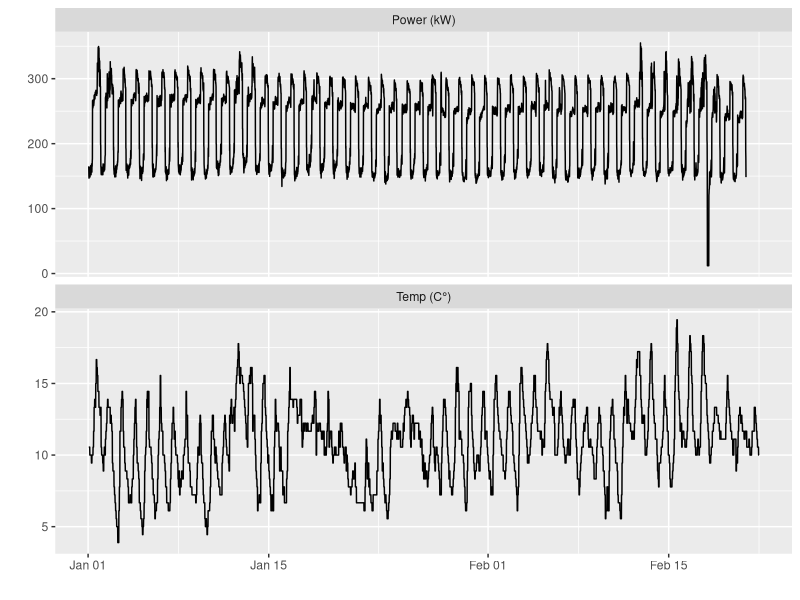
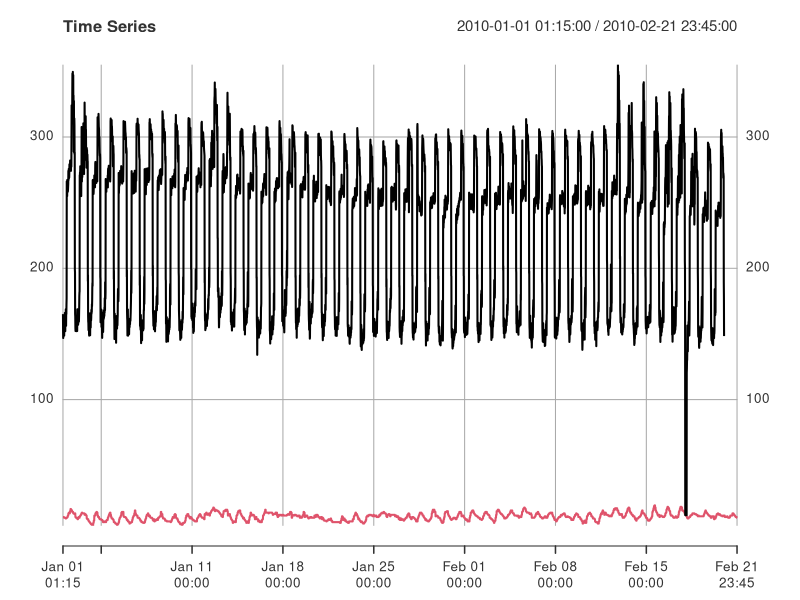
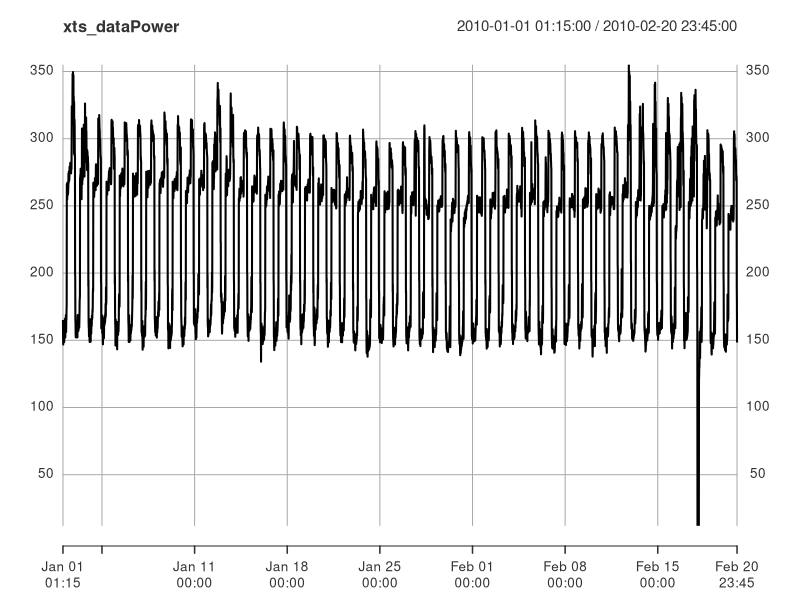
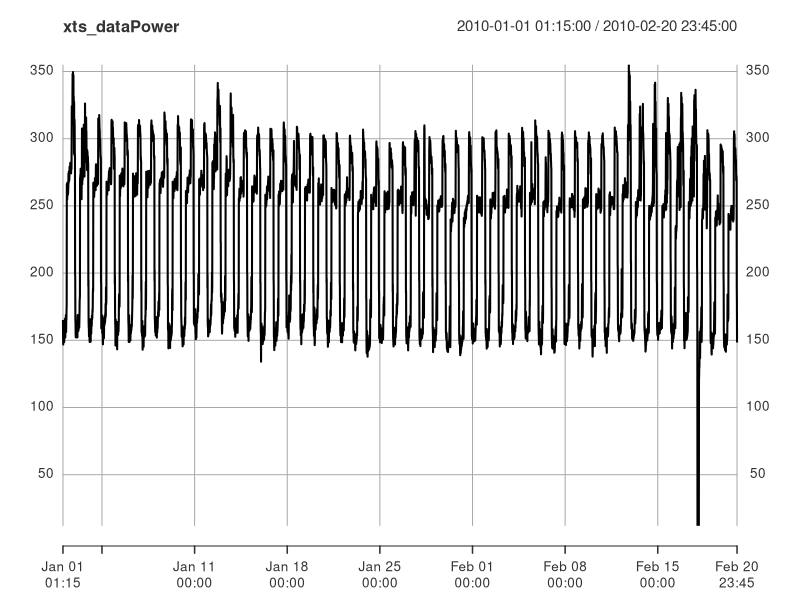
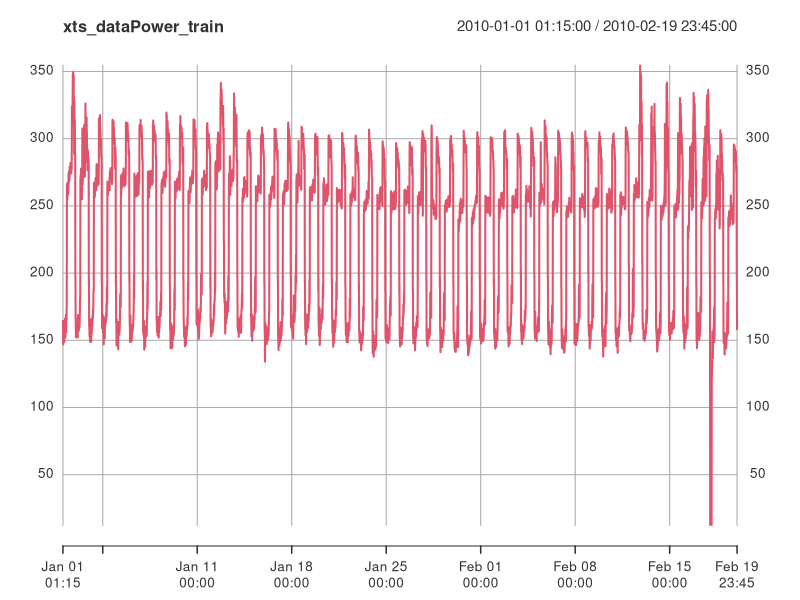
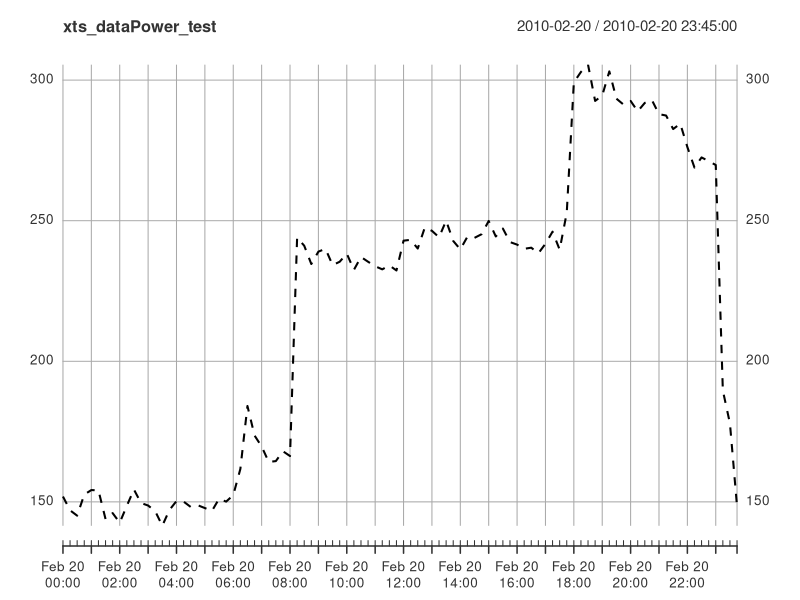
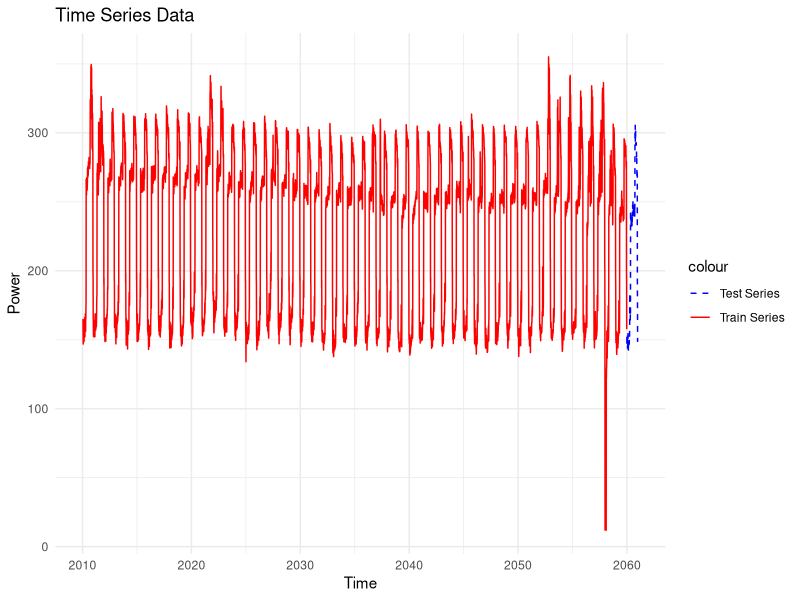

Write the R code that produced these figures, in order. (Note: this script raises an error after producing the figures.)
## ---- chunk 1
options(repos = c(CRAN = "https://cloud.r-project.org/"))

knitr::opts_chunk$set(echo = FALSE, message = FALSE, warning = FALSE)
## ---- chunk 2
#install.packages("forecast")
#install.packages("readxl")
#install.packages("xts")
#install.packages("randomForest")

#library(forecast)
library(readxl)
library(xts)
library(randomForest)
library(ggfortify)
library(ggplot2)
## ---- chunk 3
data <- read_excel("2023-11-Elec-train.xlsx", sheet = 1, col_types = c("text", "numeric", "numeric"))
head(data)
## ---- chunk 4
data$Timestamp[data$Timestamp == "40179.052083333336"] <- "1/1/2010 1:15"
# Check the update
head(data)
## ---- chunk 5
data$Timestamp <- as.POSIXct(data$Timestamp, format = "%m/%d/%Y %H:%M")
# View the parsed data
head(data)
## ---- chunk 6
summary(data)
## ---- chunk 7
data$"Power (kW)"[data$"Power (kW)" == 0] <- 12
#Check the update.
summary(data)
## ---- chunk 8
# Create a sequence of time stamps every 15 minutes
start_time <- as.POSIXct("2010-01-01 01:15")
end_time <- as.POSIXct("2010-02-21 23:45")
time_index <- seq(from = start_time, to = end_time, by = "15 min")
# Observations
observations <- data[,-1]
xts_data <- xts(observations, order.by = time_index)
#Check the structure
str(xts_data)
## ---- chunk 9
autoplot(xts_data)
## ---- chunk 10
plot(xts_data, , main = "Time Series")
## ---- chunk 11
observationsPower <- observations[1:(nrow(observations) - 96),1]
end_timePower <- as.POSIXct("2010-02-20 23:45")
time_indexPower <- seq(from = start_time, to = end_timePower, by = "15 min")
xts_dataPower <- xts(observationsPower, order.by = time_indexPower)
head(xts_dataPower)
#Plot the TS
plot(xts_dataPower)
## ---- chunk 12
observationsPower_train <- observations[1:(nrow(observations) - 96*2),1]
end_timePower_train <- as.POSIXct("2010-02-19 23:45")

#One period is missing / to forecast for Power (kw)
observationsPower_test <- observations[(nrow(observations) - 96*2 + 1):(nrow(observations)- 96),1]
start_timePower_test = end_timePower + (- 96 + 1)*60*15

time_indexPower_train <- seq(from = start_time, to = end_timePower_train, by = "15 min")
xts_dataPower_train <- xts(observationsPower_train, order.by = time_indexPower_train)

time_indexPower_test <- seq(from = start_timePower_test, to = end_timePower, by = "15 min")
xts_dataPower_test <- xts(observationsPower_test, order.by = time_indexPower_test)
## ---- chunk 13
#Plot the TS
plot(xts_dataPower)
plot(xts_dataPower_train,col=2)
plot(xts_dataPower_test,lty=2)
## ---- chunk 14
frequency = 24*60/15

ts=ts(coredata(xts_data[,1]),start=c(2010,5),frequency=frequency)

ts_Power=ts(coredata(xts_dataPower),start=c(2010,5),frequency=frequency)

ts_Power_train=ts(coredata(xts_dataPower_train),start=c(2010,5),frequency=frequency)
ts_Power_test=ts(coredata(xts_dataPower_test),start=c(2010,5+(nrow(observations)- frequency*2)),frequency=frequency)

#autoplot (ts_Power_test, series = "ts_Power", lty=2)+
#  autolayer (ts_Power_train, series = "ts_Power_train")
## ---- chunk 15
df_Power_test <- as.data.frame(ts_Power_test)
df_Power_train <- as.data.frame(ts_Power_train)

# Add a column for the time
df_Power_test$Time <- time(ts_Power_test)
df_Power_train$Time <- time(ts_Power_train)

# Plot using ggplot2, adding both time series
ggplot() +
  geom_line(data = df_Power_test, aes(x = Time, y = ts_Power_test, color = "Test Series"), linetype = "dashed") +
  geom_line(data = df_Power_train, aes(x = Time, y = ts_Power_train, color = "Train Series")) +
  labs(title = "Time Series Data", x = "Time", y = "Power") +
  scale_color_manual(values = c("Test Series" = "blue", "Train Series" = "red")) +
  theme_minimal()
## ---- chunk 16
ggseasonplot(ts, polar=TRUE)
## ---- chunk 17
ggseasonplot(ts_Power, polar=TRUE)
## ---- chunk 18
acf(ts_Power)
## ---- chunk 19
model_hw <- HoltWinters(ts_Power_train,seasonal="additive")
prev_hw<-predict(model_hw,n.ahead=frequency)
plot(ts_Power_test, lty=2)
lines(prev_hw, col=2, lty=2)

cat('HW :',sqrt(mean((prev_hw-ts_Power_test)^2)), '\n')
## ---- chunk 20
hw_model <- HoltWinters(ts_Power,seasonal="additive")
prev<-predict(hw_model,n.ahead=frequency)
plot(ts, lty=2)
lines(prev,col=2)
## ---- chunk 21
# Implementation of cross validation

#We extract the final test set training and test set_
start_train = c(2010,5)
end_train = c(2010,5+(nrow(observationsPower_train)))
start_Power_test = c(2010,5+(nrow(observationsPower_train))+1)
end_Power_test = c(2010,5+(nrow(observationsPower_train))+1+96)
ts_Power_train_cv=window(ts_Power,start=start_train, end=end_train)
ts_Power_test_temp=window(ts_Power,start=start_Power_test, end=end_Power_test)


#We will now forecast one day using all the previous observations
forecasting_1=NULL
forecasting_2=NULL

nb_iter=10
for (step in 0:(nb_iter-1)){
    start_train = c(2010,5)
    end_train = c(2010,5+(nrow(observationsPower_train)-96*step))
    ts_Power_train_cv=window(ts_Power,start=start_train, end=end_train)
    model_hw_cv <- HoltWinters(ts_Power_train_cv,seasonal="additive")
    forecasting_1=c(predict(model_hw_cv,n.ahead=96),forecasting_1)
}

f_true = window(ts_Power,start=c(2010,5+(nrow(observationsPower_train)-frequency*step)), end=c(2010,5+(nrow(observationsPower_train)-96*step)+nb_iter*frequency-1))

f1=ts(forecasting_1,start=end_train,frequency = 96)
autoplot (ts_Power, series = "ts_Power", lty=2, col=1) + autolayer (f1)
## ---- chunk 22
cat('RMSE for additive HW without damping:',100*mean(abs(forecasting_1-f_true)/f_true),'\n')
## ---- chunk 23
model_arima_auto = auto.arima (ts_Power_train)
summary(model_arima_auto)
## ---- chunk 24
# CV

#We extract the final test set training and test set_
start_train = c(2010,5)
end_train = c(2010,5+(nrow(observationsPower_train)))
start_Power_test = c(2010,5+(nrow(observationsPower_train))+1)
end_Power_test = c(2010,5+(nrow(observationsPower_train))+1+96)
ts_Power_train_cv=window(ts_Power,start=start_train, end=end_train)
ts_Power_test_temp=window(ts_Power,start=start_Power_test, end=end_Power_test)

#We will now forecast one day using all the previous observations
forecasting_1=NULL
forecasting_SARIMA_auto=NULL

nb_iter=5
for (step in 0:(nb_iter-1)){
    start_train = c(2010,5)
    end_train = c(2010,5+(nrow(observationsPower_train)-frequency*step))
    ts_Power_train_cv=window(ts_Power,start=start_train, end=end_train)
    
    model_hw_cv <- HoltWinters(ts_Power_train_cv,seasonal="additive")
    model_SARIMA_auto_cv <- auto.arima (ts_Power_train_cv)
    
    forecasting_1=c(predict(model_hw_cv,n.ahead=frequency),forecasting_1)
    forecasting_SARIMA_auto=c(predict(model_SARIMA_auto_cv,n.ahead=frequency)$pred,forecasting_SARIMA_auto)
    
}

f_true = window(ts_Power,start=c(2010,5+(nrow(observationsPower_train)-frequency*step)), end=c(2010,5+(nrow(observationsPower_train)-96*step)+nb_iter*frequency-1))
## ---- chunk 25
cat('RMSE for additive HW without damping:',100*mean(abs(forecasting_1-f_true)/f_true),'\n')
cat('RMSE for SARIMA auto:',100*mean(abs(forecasting_SARIMA_auto-f_true)/f_true),'\n')
## ---- chunk 26
model_arima_auto %>% residuals() %>% ggtsdisplay()
## ---- chunk 27
ggtsdisplay (ts_Power_train)
ggtsdisplay (ts_Power_train %>% diff(lag=96))
## ---- chunk 28
ggseasonplot((ts_Power_train %>% diff(lag=96)))
## ---- chunk 29
acf(ts_Power_train %>% diff(lag=96), lag.max=frequency)

acf(ts_Power_train %>% diff(lag=96), lag.max=frequency*2)
## ---- chunk 30
#Warning : takes time to run due to the model complexity.
model_arima_man=Arima(ts_Power_train, order=c(0,0,12), seasonal=c(0,1,1))
model_arima_man %>% residuals() %>% ggtsdisplay()
## ---- chunk 31
summary(model_arima_man)
## ---- chunk 32
prev_SARIMA_man=forecast(model_arima_man,h=frequency)
cat('SARIMA manual :',sqrt(mean((prev_SARIMA_man$mean-ts_Power_test)^2)), '\n')
## ---- chunk 33
model_nnetar=nnetar(ts_Power_train, lambda="auto")
print(model_nnetar)
## ---- chunk 34
model_hw <- HoltWinters(ts_Power_train,seasonal="additive")

plot(ts_Power_test, lty=2)

lines(prev_hw, col=2, lty=2)
cat('HW :',sqrt(mean((prev_hw-ts_Power_test)^2)), '\n')

prev_SARIMA_auto=forecast(model_arima_auto,h=frequency)
lines(prev_SARIMA_auto$mean, col=3, lty=2)
cat('SARIMA auto :',sqrt(mean((prev_SARIMA_auto$mean-ts_Power_test)^2)), '\n')

prev_SARIMA_man=forecast(model_arima_man,h=frequency)
lines(prev_SARIMA_man$mean, col=4, lty=2)
cat('SARIMA manual :',sqrt(mean((prev_SARIMA_man$mean-ts_Power_test)^2)), '\n')

prev_NN=forecast(model_nnetar,h=frequency)
lines(prev_NN$mean, col=5, lty=2)
cat('NN :',sqrt(mean((prev_NN$mean-ts_Power_test)^2)), '\n')

legend('topleft', co=1:5,lty=1, legend=c('true', 'forecast with HW', 'SARIMA auto', 'SARIMA manual', 'NN'))
## ---- chunk 35
#summary(model_hw)
#summary(model_arima_auto)
#summary(prev_SARIMA_man)
#summary(model_nnetar)

model_hw_1TS_final <- HoltWinters(ts_Power,seasonal="additive")
prev_hw_1TS_final<-predict(model_hw_1TS_final,n.ahead=frequency)
plot(prev_hw_1TS_final, main = "electricity consumption (kW) for 2/21/2010 if we have only electricity consumption time series")
## ---- chunk 36
summary(model_hw_1TS_final)
model_hw_1TS_final %>% residuals() %>% ggtsdisplay()
## ---- chunk 37
#Fit the model on all the Power data time series

model_hw_without_cov_final <- HoltWinters(ts_Power,seasonal="additive")
## ---- chunk 38
prev_hw_without_cov_final<-predict(model_hw_without_cov_final,n.ahead=frequency)
plot(prev_hw_without_cov_final, lty=2)
## ---- chunk 39
observationsTemp <- observations[1:(nrow(observations)),2]
end_timeTemp <- end_time
end_timeTemp_valid = end_Power_test
start_timeTemp_trainValid = start_time
end_timeTemp_trainValid = end_timePower
end_timeTemp_train = end_timePower_train
start_timeTemp_valid = start_timePower_test
end_timeTemp_valid = end_timePower

observationsPower <- observations[1:(nrow(observations) - 96),1]
end_timePower <- as.POSIXct("2010-02-20 23:45")
time_indexPower <- seq(from = start_time, to = end_timePower, by = "15 min")

time_indexTemp <- seq(from = start_time, to = end_timeTemp, by = "15 min")
xts_dataTemp <- xts(observationsTemp, order.by = time_indexTemp)
head(xts_dataTemp)
#Plot the TS
autoplot(xts_dataTemp)
## ---- chunk 40
observationsTemp_trainValid <- observations[1:(nrow(observations) - frequency),2]
observationsTemp_valid <- observations[(nrow(observations) - frequency*2 + 1):(nrow(observations)- frequency),2]
observationsTemp_train <- observations[1:(nrow(observations) - frequency*2),2]

observationsTemp_test <- observations[(nrow(observations) - frequency + 1):(nrow(observations)),2]
start_timeTemp_test = end_timeTemp + (- 96 + 1)*60*15

time_indexTemp_trainValid <- seq(from = start_time, to = end_timeTemp_trainValid, by = "15 min")
xts_dataTemp_trainValid <- xts(observationsTemp_trainValid, order.by = time_indexTemp_trainValid)

time_indexTemp_valid <- seq(from = start_timeTemp_valid, to = end_timeTemp_valid, by = "15 min")
xts_dataTemp_valid <- xts(observationsTemp_valid, order.by = time_indexTemp_valid)

time_indexTemp_train <- seq(from = start_time, to = end_timeTemp_train, by = "15 min")
xts_dataTemp_train <- xts(observationsTemp_train, order.by = time_indexTemp_train)

time_indexTemp_test <- seq(from = start_timeTemp_test, to = end_timeTemp, by = "15 min")
xts_dataTemp_test <- xts(observationsTemp_test, order.by = time_indexTemp_test)
## ---- chunk 41
#Plot the TS
plot(xts_dataTemp)
plot(xts_dataTemp_trainValid)
plot(xts_dataTemp_train)
plot(xts_dataTemp_valid)
plot(xts_dataTemp_test,lty=2)
## ---- chunk 42
ts_Temp=ts(coredata(xts_dataTemp),start=c(2010,5),frequency=frequency)

ts_Temp_trainValid=ts(coredata(xts_dataTemp_trainValid),start=c(2010,5),frequency=frequency)
ts_Temp_train=ts(coredata(xts_dataTemp_train),start=c(2010,5),frequency=frequency)
ts_Temp_valid=ts(coredata(xts_dataTemp_valid),start=c(2010,5+(nrow(observations)- frequency*2)),frequency=frequency)
ts_Temp_test=ts(coredata(xts_dataTemp_test),start=c(2010,5+(nrow(observations)- frequency)),frequency=frequency)

autoplot (ts_Temp_test, series = "ts_Temp", lty=2)+
  autolayer (ts_Temp_trainValid, series = "ts_Temp_trainValid")+
  autolayer (ts_Temp_valid, series = "ts_Temp_valid")

autoplot (ts_Temp_test, series = "ts_Temp", lty=2)+
  autolayer (ts_Temp_valid, series = "ts_Temp_valid")+
  autolayer (ts_Temp_test, series = "ts_Temp_test")
## ---- chunk 43
plot(ts_Temp_trainValid,ts_Power)
## ---- chunk 44
#Plot without the NA
df <- data.frame(
  x = data$"Temp (C°)",
  y = data$"Power (kW)")

df_clean <- df[complete.cases(df), ]

plot(df_clean$x, df_clean$y, main = "Plot (Ignoring NA)", xlab = "Temp (C°)", ylab = "Power (kW)", pch = 19, col = "blue")
## ---- chunk 45
model_arima_auto_cov = auto.arima (ts_Power_train, xreg= ts_Temp_train)
summary(model_arima_auto_cov)
## ---- chunk 46
prev=forecast(model_arima_auto_cov, h=frequency, xreg= ts_Temp_valid)
autoplot(ts_Power_test)+autolayer(prev$mean)
cat('SARIMA auto covariates :',sqrt(mean((prev$mean-ts_Power_test)^2)), '\n')
## ---- chunk 47
model_arima_auto_cov %>% checkresiduals()
model_arima_auto_cov %>% residuals() %>% ggtsdisplay()
## ---- chunk 48
merged_ts <- cbind(ts_Power_train,ts_Temp_train)
## ---- chunk 49
model_TSLM_cov = tslm(ts_Power_train ~ ts_Temp_train,data=merged_ts)
summary(model_TSLM_cov)
## ---- chunk 50
model_TSLM_cov_trendSeason = tslm(ts_Power_train ~ ts_Temp_train+trend+season,data=merged_ts)
summary(model_TSLM_cov_trendSeason)
## ---- chunk 51
CV(model_TSLM_cov)
CV(model_TSLM_cov_trendSeason)
## ---- chunk 52
checkresiduals(model_TSLM_cov_trendSeason,test='LB',plot=FALSE)
model_TSLM_cov_trendSeason %>% residuals() %>% ggtsdisplay()
## ---- chunk 53
model_arima_man_cov=Arima(ts_Power_train, xreg= ts_Temp_train, order=c(5,0,0), seasonal = c(0,1,0))
summary(model_arima_man_cov)
## ---- chunk 54
checkresiduals(model_arima_man_cov)
## ---- chunk 55
prev_arima_man_cov=forecast(model_arima_man_cov,h=frequency, xreg= ts_Temp_valid)
cat('SARIMA manual cov :',sqrt(mean((prev_arima_man_cov$mean-ts_Power_test)^2)), '\n')
## ---- chunk 56
#Takes time to run
model_arima_man_cov=Arima(ts_Power_train, xreg= ts_Temp_train, order=c(5,0,0), seasonal = c(0,1,1))
summary(model_arima_man_cov)
## ---- chunk 57
model_arima_man_cov %>% residuals() %>% ggtsdisplay()
## ---- chunk 58
prev_arima_man_cov=forecast(model_arima_man_cov,h=frequency, xreg= ts_Temp_valid)
cat('SARIMA manual cov :',sqrt(mean((prev_arima_man_cov$mean-ts_Power_test)^2)), '\n')
## ---- chunk 59
model_NN_cov=nnetar(ts_Power_train,xreg=ts_Temp_train)
## ---- chunk 60
summary(model_NN_cov)
## ---- chunk 61
model_NN_cov %>% residuals() %>% ggtsdisplay()
## ---- chunk 62
prev_NN_cov=forecast(model_NN_cov,h=frequency, xreg= ts_Temp_valid)
cat('NN cov :',sqrt(mean((prev_NN_cov$mean-ts_Power_test)^2)), '\n')
## ---- chunk 63

model_arima_auto_cov_final=Arima(ts_Power, xreg= ts_Temp_trainValid, order=c(5,0,1), seasonal = c(0,1,0))
summary(model_arima_auto_cov_final)
## ---- chunk 64
prev_arima_auto_cov_final=forecast(model_arima_auto_cov_final , h=frequency, xreg= ts_Temp_test)
## ---- chunk 65
autoplot(ts_Temp_test)+autolayer(prev_arima_auto_cov_final)
## ---- chunk 66
plot(prev_arima_auto_cov_final)
## ---- chunk 67
# Extract forecast values and confidence intervals
forecast_values <- prev_arima_auto_cov_final$mean
lower_bound <- prev_arima_auto_cov_final$lower[, 2]  # 95% lower bound
upper_bound <- prev_arima_auto_cov_final$upper[, 2]  # 95% upper bound
## ---- chunk 68
# Generate the plot
plot(forecast_values, type = "l", col = "blue", lwd = 2, ylim = range(lower_bound, upper_bound),
     main = "Forecasted Values of Power (kW) with outdoor Temperature", xlab = "Time", ylab = "Forecasted Values")

# Add confidence intervals to the plot
lines(lower_bound, col = "red", lty = 2)
lines(upper_bound, col = "red", lty = 2)
## ---- chunk 69
# Combine forecasted values and xreg values into a data frame
xreg = ts_Temp_test
export_data <- data.frame(
  Forecast = as.numeric(forecast_values),  # Convert forecasted values to numeric
  Xreg1 = xreg
)

# View the data frame before exporting (optional)
print(export_data)
## ---- chunk 70
prev_hw_without_cov_final<-predict(model_hw_without_cov_final,n.ahead=frequency)
plot(prev_hw_without_cov_final, lty=2)

# Extract forecast values and confidence intervals
forecast_values_without_cov <- prev_hw_without_cov_final
## ---- chunk 71
# Combine forecasted values and xreg values into a data frame
xreg = ts_Temp_test
export_data <- data.frame(
  ForecastWithout = as.numeric(forecast_values_without_cov),  # Convert forecasted values to numeric  
  ForecastWith = as.numeric(forecast_values),  # Convert forecasted values to numeric    
  Xreg1 = xreg
)

# View the data frame before exporting (optional)
print(export_data)
## ---- chunk 72
# Export the data to a CSV file
write.csv(export_data, "forecast_and_xreg_results.csv", row.names = FALSE)
